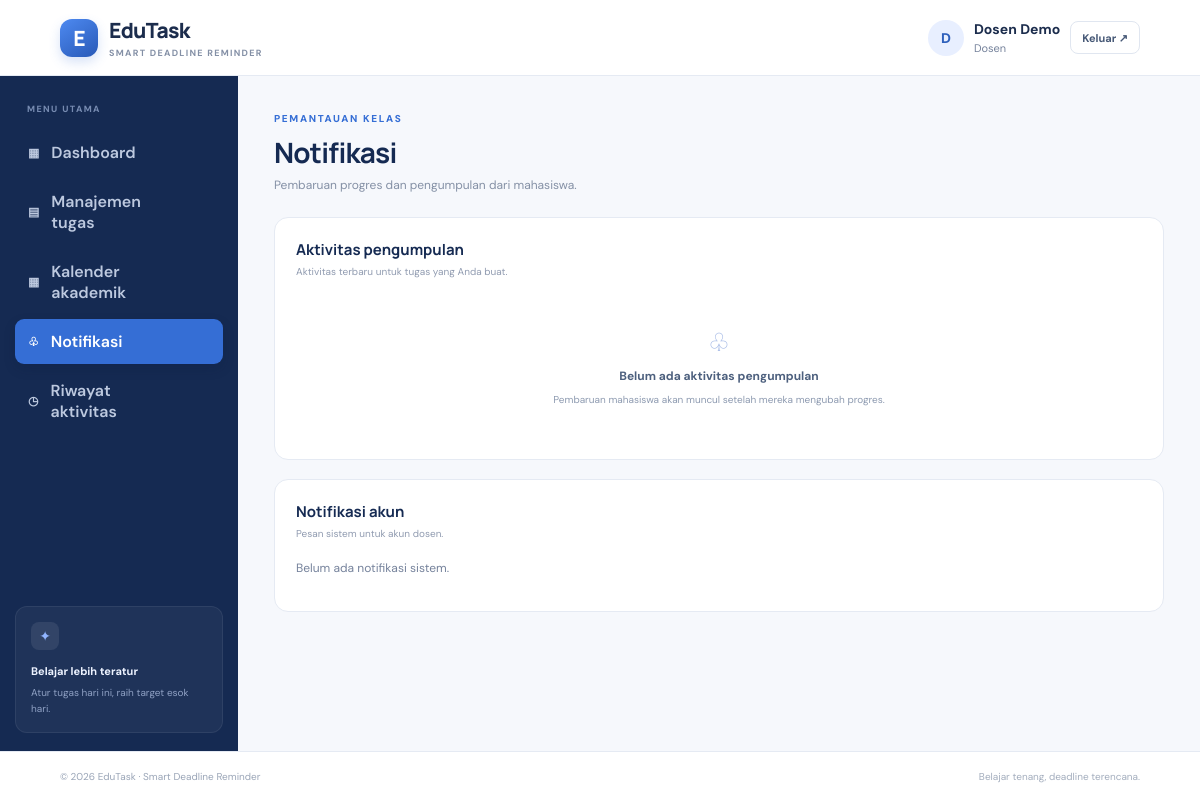
The page /dosen/notifikasi (signed in) on the database its author committed.
### tables this page shows
CREATE TABLE users (
          id INTEGER PRIMARY KEY AUTOINCREMENT, name TEXT NOT NULL, prodi TEXT NOT NULL,
          nim TEXT UNIQUE NOT NULL, password_hash TEXT NOT NULL, role TEXT NOT NULL,
          payment_status TEXT NOT NULL DEFAULT 'aktif', created_at TEXT NOT NULL
        );

### app.py (the view)
@app.route("/dosen/notifikasi")
def d_notifications():
    r = login_required("dosen")
    if r:
        return r
    u = current_user()
    with db() as c:
        notifications = c.execute(
            "SELECT * FROM notifications WHERE user_id=? ORDER BY created_at DESC",
            (u["id"],),
        ).fetchall()
        subs = c.execute(
            "SELECT s.*,st.name,st.nim,t.title,t.deadline,t.course FROM submissions s JOIN users st ON st.id=s.student_id JOIN tasks t ON t.id=s.task_id WHERE t.lecturer_id=? ORDER BY s.updated_at DESC",
            (u["id"],),
        ).fetchall()
    return render_template(
        "pages/dosen/notifications.html", notifications=notifications, submissions=subs
    )

### app.py (called while the page is built)
def db():
    con = sqlite3.connect(DB_PATH)
    con.row_factory = sqlite3.Row
    con.execute("PRAGMA foreign_keys = ON")
    return con

def current_user():
    uid = session.get("user_id")
    if not uid:
        return None
    with db() as c:
        return c.execute("SELECT * FROM users WHERE id=?", (uid,)).fetchone()

def login_required(role=None):
    u = current_user()
    if not u:
        flash("Silakan masuk terlebih dahulu.", "error")
        return redirect(url_for("index"))
    if role and u["role"] != role:
        abort(403)
    return None

@app.context_processor
def common_context():
    u = current_user()
    return {
        "user": u,
        "today": date.today().isoformat(),
        "PRODI": PRODI,
        "COURSES": COURSES,
    }

### templates/pages/dosen/notifications.html
{% extends "base.html" %}{% block title %}Notifikasi Dosen{% endblock %}{% block content %}<div class="page-heading"><div><span class="eyebrow">PEMANTAUAN KELAS</span><h1>Notifikasi</h1><p>Pembaruan progres dan pengumpulan dari mahasiswa.</p></div></div><section class="panel"><div class="panel-heading"><div><h2>Aktivitas pengumpulan</h2><p>Aktivitas terbaru untuk tugas yang Anda buat.</p></div></div>{% for s in submissions %}<div class="notification-row"><span class="notification-icon {% if s.status=='Selesai' %}notif-green{% else %}notif-blue{% endif %}">{% if s.status=="Selesai" %}✓{% else %}◷{% endif %}</span><div><b>{{ s.name }} ({{ s.nim }}) · {{ s.title }}</b><p>{{ s.course }} — progres {{ s.progress }}%, status {{ s.status }}. Deadline {{ s.deadline }}.</p><small>{{ s.updated_at[:16].replace('T', ' ') }}</small></div><span class="pill {% if s.status=='Selesai' %}pill-green{% elif s.deadline<today %}pill-red{% else %}pill-yellow{% endif %}">{% if s.status!="Selesai" and s.deadline<today %}Terlambat{% else %}{{ s.status }}{% endif %}</span></div>{% else %}<div class="empty-state"><div>♧</div><b>Belum ada aktivitas pengumpulan</b><p>Pembaruan mahasiswa akan muncul setelah mereka mengubah progres.</p></div>{% endfor %}</section><section class="panel"><div class="panel-heading"><div><h2>Notifikasi akun</h2><p>Pesan sistem untuk akun dosen.</p></div></div>{% for n in notifications %}<div class="notification-row"><span class="notification-icon">♧</span><div><b>{{ n.title }}</b><p>{{ n.message }}</p><small>{{ n.created_at[:16].replace('T', ' ') }}</small></div></div>{% else %}<p class="muted">Belum ada notifikasi sistem.</p>{% endfor %}</section>{% endblock %}

### templates/base.html (shortened to what this page needs)
<!DOCTYPE html><html lang="id"><head><link rel="stylesheet" href="{{ url_for('static', filename='style.css') }}"></head><body>
<header class="topbar"><a class="brand" href="{{ url_for('index') }}"><span class="brand-icon">E</span><span>EduTask<small>SMART DEADLINE REMINDER</small></span></a>{% if user %}<div class="top-user"><span class="avatar">{{ user['name'][0]|upper }}</span><span><b>{{ user['name'] }}</b><small>{{ {'mahasiswa':'Mahasiswa','dosen':'Dosen','admin':'Administrator'}[user['role']] }}</small></span><a class="btn btn-ghost btn-sm" href="{{ url_for('logout') }}">Keluar ↗</a></div>{% else %}<div class="top-links"><a href="{{ url_for('login') }}">Masuk</a><a class="btn btn-primary btn-sm" href="{{ url_for('m_register') }}">Mulai sekarang</a></div>{% endif %}</header>
{% if user and user["role"] in ["mahasiswa","dosen"] %}<div class="app-shell"><aside class="sidebar"><div class="side-label">MENU UTAMA</div>{% if user["role"]=="mahasiswa" %}<a class="side-link {% if request.endpoint=='m_dashboard' %}active{% endif %}"
   href="{{ url_for('m_dashboard') }}">▦ <span>Dashboard</span></a><a class="side-link {% if request.endpoint=='m_tasks' %}active{% endif %}"
   href="{{ url_for('m_tasks') }}">▤ <span>Tugas saya</span></a><a class="side-link {% if request.endpoint=='m_calendar' %}active{% endif %}"
   href="{{ url_for('m_calendar') }}">▦ <span>Kalender akademik</span></a><a class="side-link {% if request.endpoint=='m_notifications' %}active{% endif %}"
   href="{{ url_for('m_notifications') }}">♧ <span>Notifikasi</span></a><a class="side-link {% if request.endpoint=='m_history' %}active{% endif %}"
   href="{{ url_for('m_history') }}">◷ <span>Riwayat</span></a>{% else %}<a class="side-link {% if request.endpoint=='d_dashboard' %}active{% endif %}"
   href="{{ url_for('d_dashboard') }}">▦ <span>Dashboard</span></a><a class="side-link {% if request.endpoint=='d_tasks' %}active{% endif %}"
   href="{{ url_for('d_tasks') }}">▤ <span>Manajemen tugas</span></a><a class="side-link {% if request.endpoint=='d_calendar' %}active{% endif %}"
   href="{{ url_for('d_calendar') }}">▦ <span>Kalender akademik</span></a><a class="side-link {% if request.endpoint=='d_notifications' %}active{% endif %}"
   href="{{ url_for('d_notifications') }}">♧ <span>Notifikasi</span></a><a class="side-link {% if request.endpoint=='d_history' %}active{% endif %}"
   href="{{ url_for('d_history') }}">◷ <span>Riwayat aktivitas</span></a>{% endif %}<div class="sidebar-bottom"><div class="mini-logo">✦</div><b>Belajar lebih teratur</b><p>Atur tugas hari ini, raih target esok hari.</p></div></aside><main class="main-content">{% else %}<main class="public-main">{% endif %}
{% block content %}{% endblock %}</main>{% if user and user["role"] in ["mahasiswa","dosen"] %}</div>{% endif %}<footer class="footer">© 2026 EduTask · Smart Deadline Reminder <span>Belajar tenang, deadline terencana.</span></footer></body></html>

### rows shown on the page
users: name "D", name "Dosen Demo", role "Dosen"
